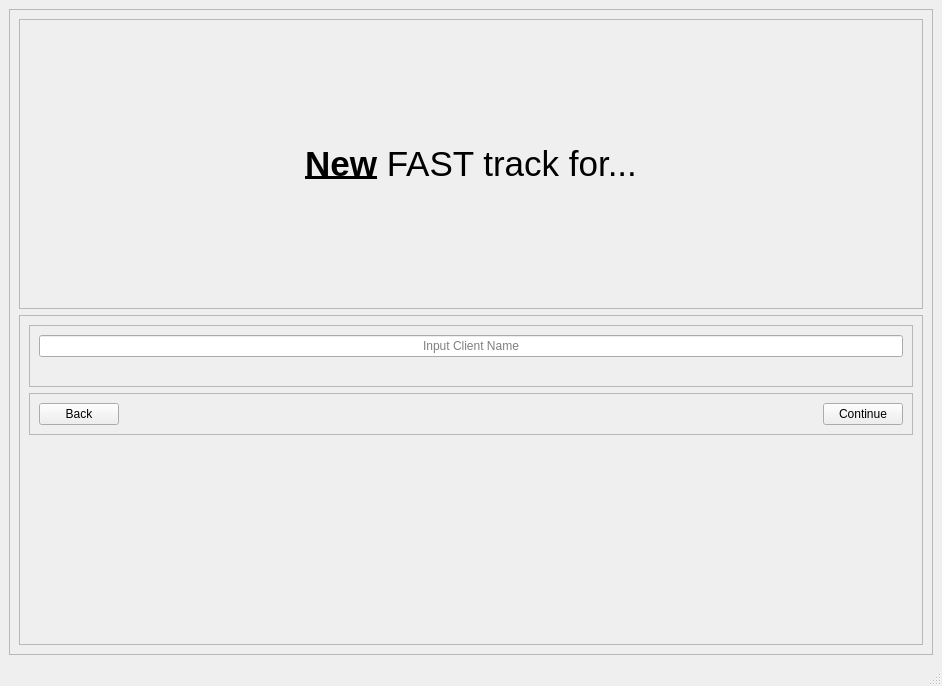
<?xml version="1.0" encoding="UTF-8"?>
<ui version="4.0">
 <class>MainWindow</class>
 <widget class="QMainWindow" name="MainWindow">
  <property name="geometry">
   <rect>
    <x>0</x>
    <y>0</y>
    <width>942</width>
    <height>686</height>
   </rect>
  </property>
  <property name="windowTitle">
   <string>MainWindow</string>
  </property>
  <widget class="QWidget" name="centralwidget">
   <layout class="QGridLayout" name="gridLayout">
    <item row="0" column="0">
     <widget class="QFrame" name="Central_frame">
      <property name="frameShape">
       <enum>QFrame::StyledPanel</enum>
      </property>
      <property name="frameShadow">
       <enum>QFrame::Raised</enum>
      </property>
      <layout class="QGridLayout" name="gridLayout_4">
       <item row="0" column="0">
        <widget class="QFrame" name="Top_Frame">
         <property name="frameShape">
          <enum>QFrame::StyledPanel</enum>
         </property>
         <property name="frameShadow">
          <enum>QFrame::Raised</enum>
         </property>
         <layout class="QVBoxLayout" name="verticalLayout">
          <item>
           <widget class="QLabel" name="NewProject_message">
            <property name="font">
             <font>
              <pointsize>36</pointsize>
             </font>
            </property>
            <property name="accessibleName">
             <string notr="true"/>
            </property>
            <property name="text">
             <string>&lt;html&gt;&lt;head/&gt;&lt;body&gt;&lt;p&gt;&lt;span style=&quot; font-size:26pt; font-weight:600; text-decoration: underline;&quot;&gt;New&lt;/span&gt;&lt;span style=&quot; font-size:26pt;&quot;&gt; FAST track for...&lt;/span&gt;&lt;/p&gt;&lt;/body&gt;&lt;/html&gt;</string>
            </property>
            <property name="alignment">
             <set>Qt::AlignCenter</set>
            </property>
            <property name="wordWrap">
             <bool>true</bool>
            </property>
           </widget>
          </item>
         </layout>
        </widget>
       </item>
       <item row="1" column="0">
        <widget class="QFrame" name="Bottom_Frame">
         <property name="frameShape">
          <enum>QFrame::StyledPanel</enum>
         </property>
         <property name="frameShadow">
          <enum>QFrame::Raised</enum>
         </property>
         <layout class="QVBoxLayout" name="verticalLayout_3">
          <item>
           <widget class="QFrame" name="frame">
            <property name="frameShape">
             <enum>QFrame::StyledPanel</enum>
            </property>
            <property name="frameShadow">
             <enum>QFrame::Raised</enum>
            </property>
            <layout class="QVBoxLayout" name="verticalLayout_2">
             <item>
              <widget class="QLineEdit" name="client_name">
               <property name="sizePolicy">
                <sizepolicy hsizetype="MinimumExpanding" vsizetype="Fixed">
                 <horstretch>100</horstretch>
                 <verstretch>0</verstretch>
                </sizepolicy>
               </property>
               <property name="alignment">
                <set>Qt::AlignCenter</set>
               </property>
               <property name="placeholderText">
                <string>Input Client Name</string>
               </property>
              </widget>
             </item>
             <item>
              <widget class="QLabel" name="empty_warning">
               <property name="text">
                <string/>
               </property>
               <property name="alignment">
                <set>Qt::AlignCenter</set>
               </property>
              </widget>
             </item>
            </layout>
           </widget>
          </item>
          <item>
           <widget class="QFrame" name="frame_2">
            <property name="frameShape">
             <enum>QFrame::StyledPanel</enum>
            </property>
            <property name="frameShadow">
             <enum>QFrame::Raised</enum>
            </property>
            <layout class="QHBoxLayout" name="horizontalLayout_2">
             <item>
              <widget class="QPushButton" name="back_button">
               <property name="text">
                <string>Back</string>
               </property>
              </widget>
             </item>
             <item>
              <spacer name="horizontalSpacer">
               <property name="orientation">
                <enum>Qt::Horizontal</enum>
               </property>
               <property name="sizeHint" stdset="0">
                <size>
                 <width>40</width>
                 <height>20</height>
                </size>
               </property>
              </spacer>
             </item>
             <item>
              <widget class="QPushButton" name="continue_2">
               <property name="text">
                <string>Continue</string>
               </property>
              </widget>
             </item>
            </layout>
           </widget>
          </item>
          <item>
           <spacer name="verticalSpacer">
            <property name="orientation">
             <enum>Qt::Vertical</enum>
            </property>
            <property name="sizeType">
             <enum>QSizePolicy::Fixed</enum>
            </property>
            <property name="sizeHint" stdset="0">
             <size>
              <width>20</width>
              <height>200</height>
             </size>
            </property>
           </spacer>
          </item>
         </layout>
        </widget>
       </item>
      </layout>
     </widget>
    </item>
   </layout>
  </widget>
  <widget class="QStatusBar" name="statusbar"/>
 </widget>
 <resources/>
 <connections/>
</ui>
